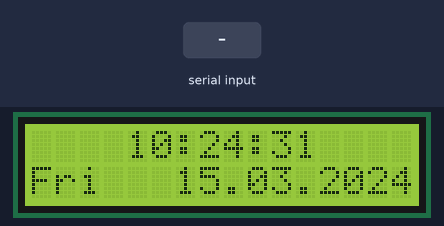
A sketch run on a simulated Arduino Uno, built with avr-gcc and run on an emulated ATmega328P. Parts: 16×2 character LCD. Inputs (shaded band) come from the test bench. The local clock reads 2024-03-15 10:24:30 at power-on unless the sketch sets it; what the sketch prints to the serial monitor is not drawn.

Above: at 1.2 s.
1.3 s: "," received over Serial
At 2.9 s:
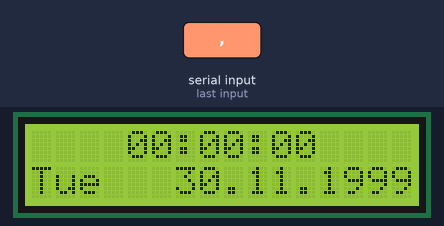
4.3 s: "5\n" received over Serial
At 6.0 s:
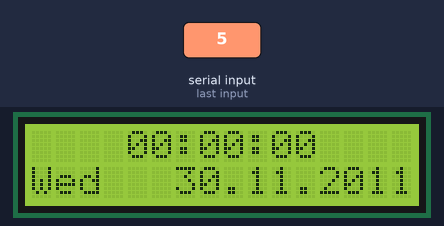
7.3 s: "90,45\n" received over Serial
At 8.8 s:
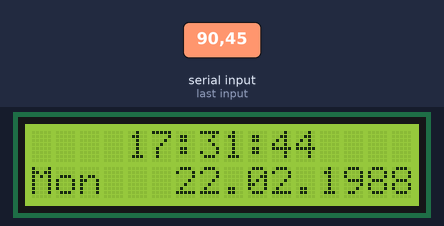
10.3 s: "30,150\n" received over Serial
At 10.7 s:
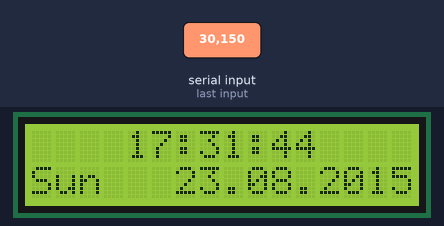
13.3 s: "90\n" received over Serial
At 14.0 s:
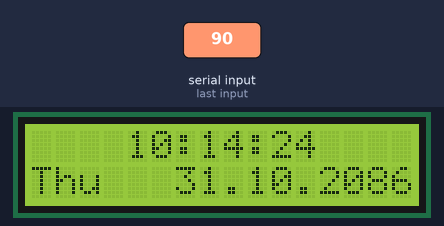
Timing chart, 0 to 16.3 s (numbered marks = the images above; inputs shaded):
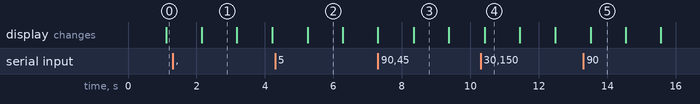

Measured:
- after the input at 1.3 s, the display: changes after 0.85 s (image 1)
- after the input at 4.3 s, the display: changes after 0.95 s (image 2)
- after the input at 7.3 s, the display: changes after 1.0 s (image 3)
- after the input at 10.3 s, the display: changes after 0.12 s (image 4)
- after the input at 13.3 s, the display: changes after 0.21 s (image 5)
- what the display in image 1 shows lasts 1.0 s, from 2.2 s to 3.2 s

The sketch:

DS1302_I2CLCD.ino
```cpp
// DS1302_LCD (C)2010 Henning Karlsen
// web: http://www.henningkarlsen.com/electronics
//
// A quick demo of how to use my DS1302-library to make a quick
// clock using a DS1302 and a 16x2 LCD.
//
// I assume you know how to connect the DS1302 and LCD.
// DS1302:  CE pin    -> Arduino Digital 2
//          I/O pin   -> Arduino Digital 3
//          SCLK pin  -> Arduino Digital 4
// LCD:     DB7       -> Arduino Digital 6
//          DB6       -> Arduino Digital 7
//          DB5       -> Arduino Digital 8
//          DB4       -> Arduino Digital 9
//          E         -> Arduino Digital 10
//          RS        -> Arduino Digital 11

#include <LiquidCrystal_I2C.h>
#include <DS1302.h>
#include <Wire.h>
// Init the DS1302
DS1302 rtc(5, 6, 7);

// Init the LCD
LiquidCrystal_I2C lcd(0x38,16,2);

/* 日期变量缓存 */
char buf[50];
char day[10];
/* 串口数据缓存 */
String comdata = "";
int numdata[7] ={0}, j = 0, mark = 0;


void setup()
{
  Serial.begin(9600);
  // Set the clock to run-mode, and disable the write protection
  rtc.halt(false);
  rtc.writeProtect(false);

  lcd.init();                      // initialize the lcd

  // Print a message to the LCD.
  lcd.backlight();

}

void loop()
{
      /* 当串口有数据的时候，将数据拼接到变量comdata */
    while (Serial.available() > 0)
    {
        comdata += char(Serial.read());
        delay(2);
        mark = 1;
    }
    /* 以逗号分隔分解comdata的字符串，分解结果变成转换成数字到numdata[]数组 */
    if(mark == 1)
    {
        Serial.print("You inputed : ");
        Serial.println(comdata);
        for(int i = 0; i < comdata.length() ; i++)
        {
            if(comdata[i] == ',' || comdata[i] == 0x10 || comdata[i] == 0x13)
            {
                j++;
            }
            else
            {
                numdata[j] = numdata[j] * 10 + (comdata[i] - '0');
            }
        }
        /* 将转换好的numdata凑成时间格式，写入DS1302 */

        // The following lines can be commented out to use the values already stored in the DS1302
        rtc.setDOW(numdata[6]);        // Set Day-of-Week to FRIDAY
        rtc.setTime(numdata[3],numdata[4], numdata[5]);     // Set the time to 12:00:00 (24hr format)
        rtc.setDate(numdata[2], numdata[1], numdata[0]);   // Set the date to August 6th, 2010
        mark = 0;j=0;
        /* 清空 comdata 变量，以便等待下一次输入 */
        comdata = String("");
        /* 清空 numdata */
        for(int i = 0; i < 7 ; i++) numdata[i]=0;
    }

  // Display time centered on the upper line
  lcd.setCursor(4, 0);
  lcd.print(rtc.getTimeStr());

  // Display abbreviated Day-of-Week in the lower left corner
  lcd.setCursor(0, 1);
  lcd.print(rtc.getDOWStr(FORMAT_SHORT));

  // Display date in the lower right corner
  lcd.setCursor(6, 1);
  lcd.print(rtc.getDateStr());

  // Wait one second before repeating :)
  delay (1000);
}
```
